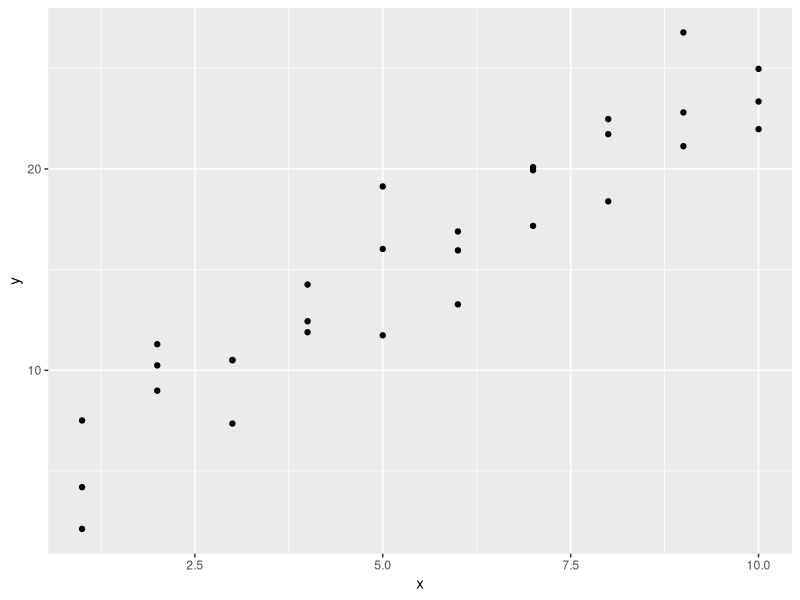
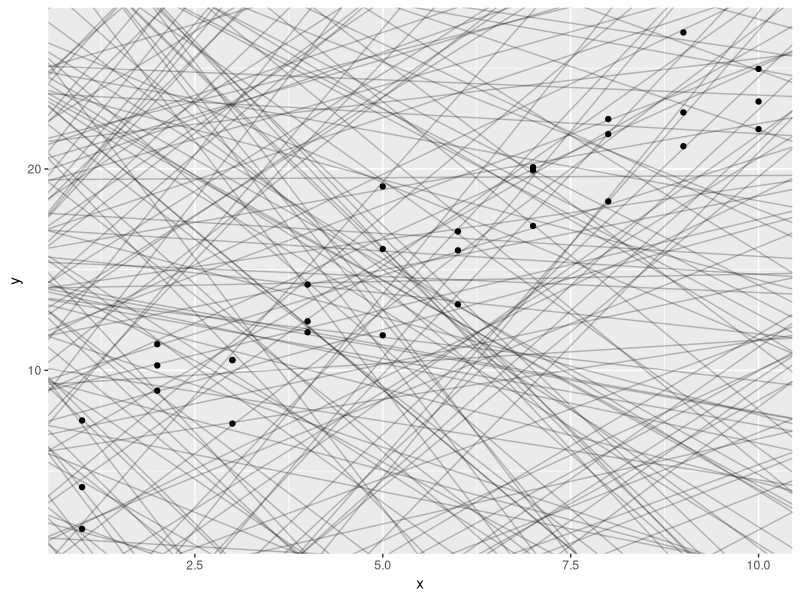
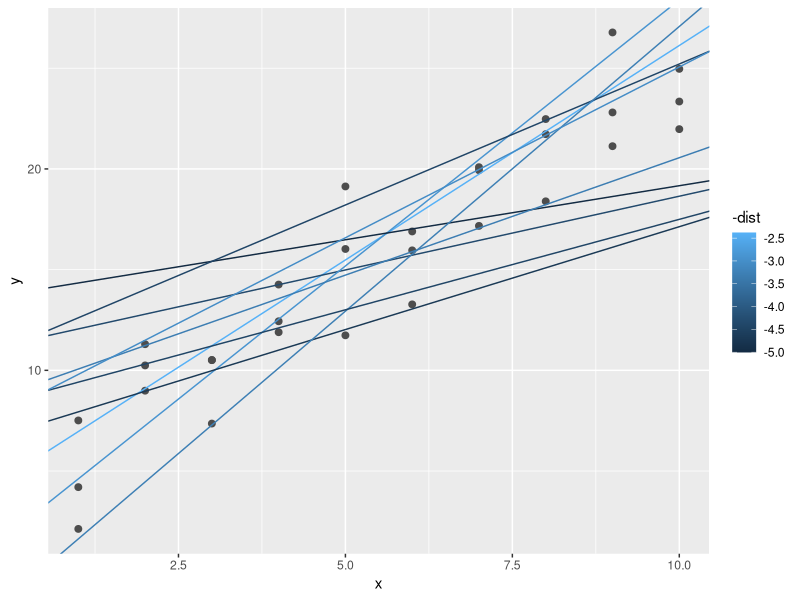
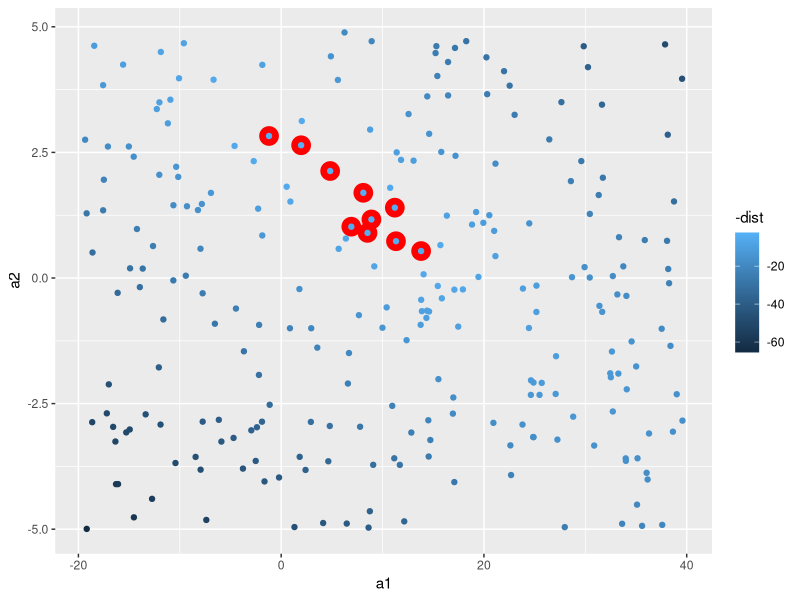
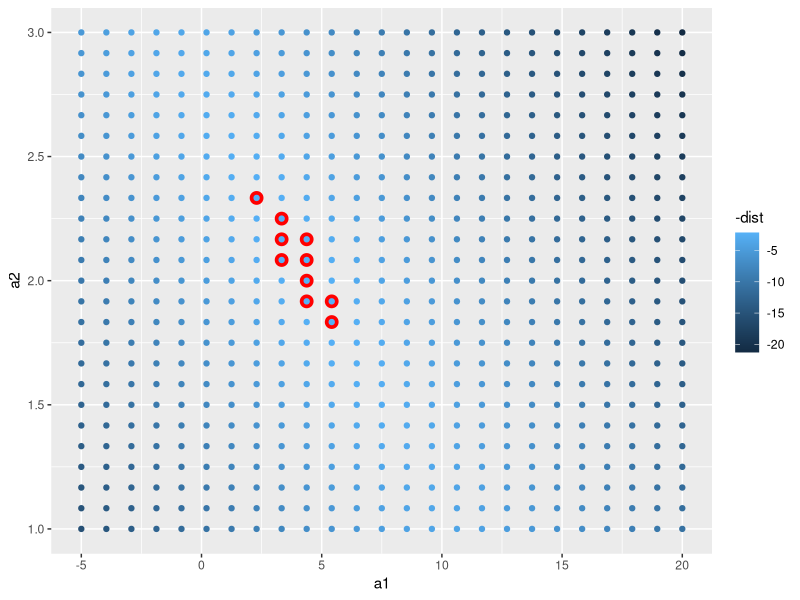
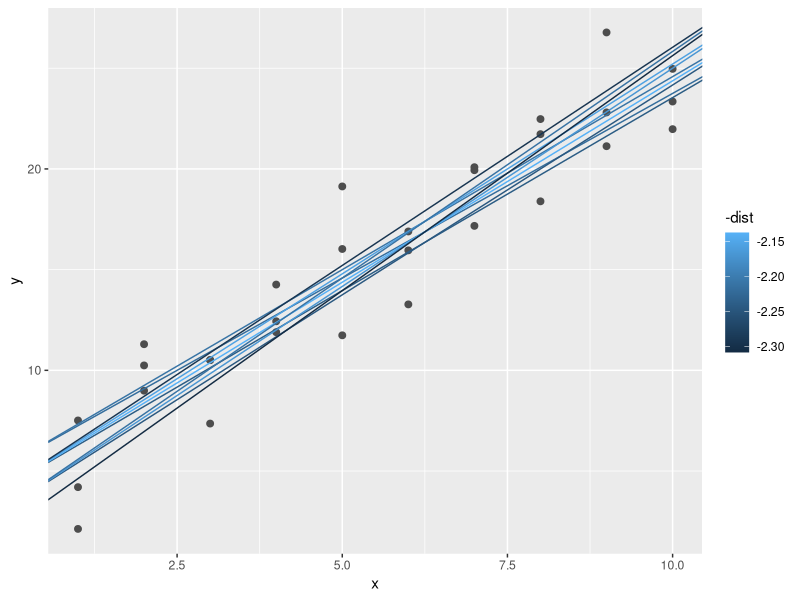
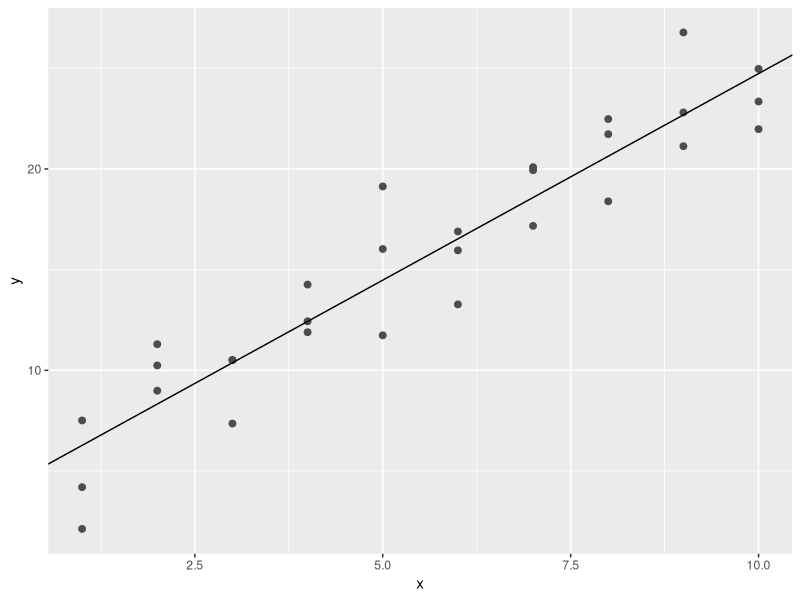

Generate these figures, in order, with R:
# Model Basics with modelr

#we are going to use models to partition data into patterns and residuals(residuals represent the difference between observed values and predicted values)
#source Google: Example: If a regression model predicts a student's test score to be 85, and the actual score is 90, the residual is 5. This indicates the model underestimated the score by 5 points.

#strong patterns will hide subtler trends.

# there are two parts to a model:

## 1. first rule is to define a group of models that helps you to capture a pattern (a straight line or a quadratic curve)
### expressing this as an equation will be: 
### y = a_1 * x + a_2 or
### y - a_1 * x ^ a_2
#### x and y are variables from data
#### a_1 and a_2 are parameters to capture patterns

## 2. after this, you will fit the right model from a family of models.

## George Box quote " All models are wrong, but some are useful."

"The goal of a model is not to uncover truth, but to discover a simple approximation that is still useful."

library(tidyverse)

library(modelr)
options(na.action = na.warn)

# A simple model

ggplot(sim1, aes(x, y)) +
  geom_point()

#> we can see a strong pattern in the data.
#> the relationship looks linear: y = a_0 + a_1 * x
#> we can start by using geom_abline() which takes a slope and intercept as parameters

models <- tibble(
  a1 = runif( 250, -20, 40),
  a2 = runif(250, -5, 5)
)

ggplot(sim1, aes(x, y)) +
  geom_abline(
    aes(intercept = a1, slope = a2),
    data = models, alpha = 1/4
  ) +
  geom_point()

#there are way too many models on this plot, we need to find one that is closer to the data.
#to do that, we need to find the distance between each point and the model.

#creating a function, will help us compute the distance.

model1 <- function(a, data) {
  a[1] + data$x * a[2]
}
model1(c(7, 1.5), sim1)

#next, we need to compute an overall distance betweem the predicted and actual values (for exp, we can use root-mean-squared deviation)

measure_distance <- function(mod, data) {
  diff <- data$y - model1(mod, data)
  sqrt(mean(diff ^ 2))
}

measure_distance(c(7, 1.5), sim1)

#we need a helper function.

sim1_dist <- function(a1, a2) {
  measure_distance(c(a1, a2), sim1)
}

models <- models %>% 
  mutate(dist = purrr::map2_dbl(a1, a2, sim1_dist))
models

#next, we can overlay the 10 best models (the way it is shown to us in the graph - brightest colour is the best(smallest distance)).

ggplot(sim1, aes(x, y)) +
  geom_point(size = 2, color = "grey30") +
  geom_abline(
    aes(intercept = a1, slope = a2, colour = -dist),
    data = filter(models, rank(dist) <= 10)
  )

#in the next scatterplot, the red circles are the best models.

ggplot(models, aes(a1, a2)) +
  geom_point(
    data = filter(models, rank(dist) <= 10),
    size = 6, colour = "red"
  ) +
  geom_point(aes(colour = -dist))

#another option is to generate an evenly spaced grid of points (grid search)

grid <- expand.grid(
  a1 = seq(-5, 20, length = 25),
  a2 = seq(1, 3, length = 25)
) %>% 
  mutate(dist = purrr::map2_dbl(a1, a2, sim1_dist))

grid %>% 
  ggplot(aes(a1, a2)) +
  geom_point(
    data = filter(grid, rank(dist) <= 10),
    size = 4, colour = "red"
  ) +
  geom_point(aes(colour = -dist))

#now let's try and overlay the 10 models:

ggplot(sim1, aes(x, y)) +
  geom_point(size = 2, colour = "grey30") +
  geom_abline(
    aes(intercept = a1, slope = a2, colour = -dist),
    data = filter(grid, rank(dist) <= 10)
  )

#we can do this until we get a finer grid (best model), or we can use a tool named Newton-Raphson search.
#the way this works, is by choosing a starting point and look around for the steepest slope, until you can not go any lower.
#we can use optim() for this modeling:

best <- optim(c(0, 0), measure_distance, data = sim1)
best$par

ggplot(sim1, aes(x, y)) +
  geom_point(size = 2, colour = "grey30") +
  geom_abline(intercept = best$par[1], slope = best$par[2])

# you can find the best model if you can minimize the distance by modifying the parameters of the model and having a function that defines the distance between a model and a dataset.

#we can also use linear models, in a form of: y = a_1 + a_2 * x_1 + a_3 * x_2 + ... + a_n * x_(n - 1)

#this simple model is the same to a general linear model where n = 2 and x_1 = x

#lm() formulas look like y ~ x, which lm will translate to a function like y = a_1 + a_2 * x

sim1_mod <- lm(y ~ x, data = sim1)
coef(sim1_mod)
#similar results with optim()

#lm finds the closest model in a single step

